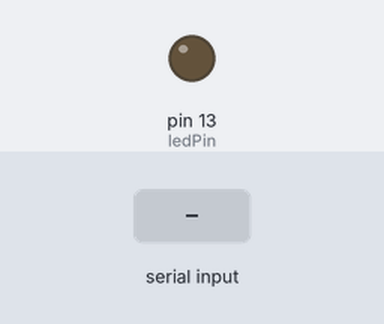
This sketch was run on a simulated Arduino Leonardo, built with avr-gcc and run on an emulated ATmega32U4. On the bench: output pins drawn as LEDs (lit = HIGH). The test bench sets the inputs (shaded band). What the sketch prints to the serial monitor is not drawn.

Above: at 1.2 s.
1.3 s: "1" received over Serial
At 2.3 s:
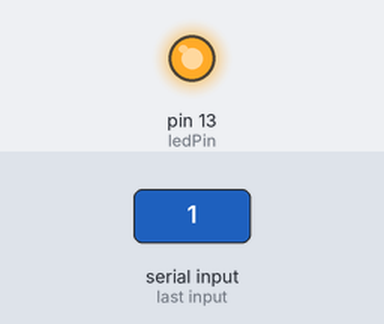
Timing chart, 0 to 4.3 s (numbered marks = the images above; inputs shaded):
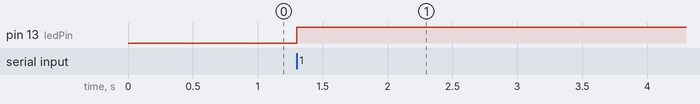

The sketch:

led_shows_serial.ino
```cpp
const int ledPin =  13;
void setup() {
  // put your setup code here, to run once:
  pinMode(ledPin, OUTPUT);
  Serial.begin(9600);
  while (! Serial); // Wait untilSerial is ready - Leonardo
  Serial.println("Enter LED Number 0 to 7 or 'x' to clear");
}

void loop() {
  // put your main code here, to run repeatedly:
  if (Serial.available())
  {
    digitalWrite(ledPin, HIGH);
  }
    else {
    digitalWrite(ledPin, LOW);
  }
}
```

Measured:
- after the input at 1.3 s, pin 13 (ledPin): LOW → HIGH at once
